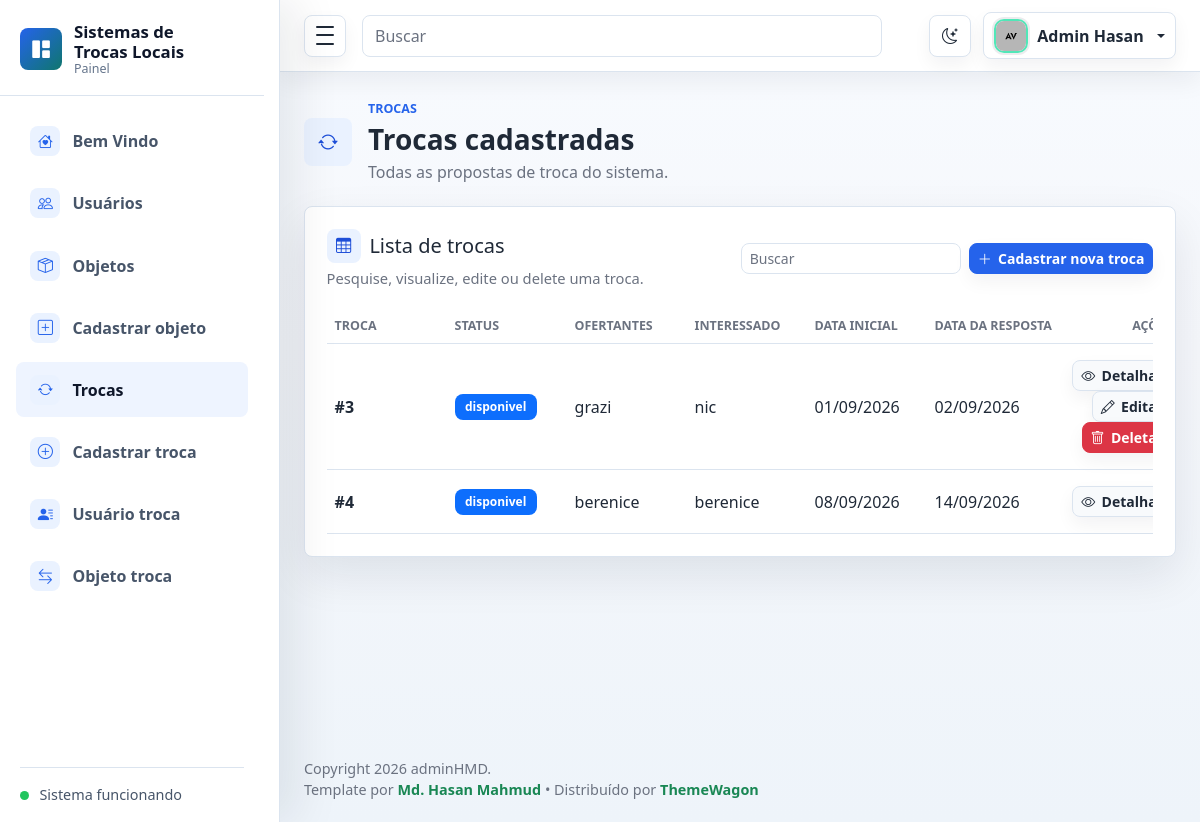
Screenshot of /trocas/listar/ (signed in) with the database file from the repository.
### trocas/models.py (models this page shows, shortened)
class Troca(models.Model):
    status = models.CharField(max_length=20)
    ofertantes = models.CharField(max_length=100)
    data_inicial = models.DateField()
    data_resposta = models.DateField(null=True, blank=True)
    interessado = models.CharField(max_length=100)
    usuarios = models.ManyToManyField(
        'usuario.Usuario',
        through='UsuarioTroca.UsuarioTroca',
        related_name='trocas'
    )
    objetos = models.ManyToManyField(
        'objetos.Objeto',
        through='ObjetoTroca.ObjetoTroca',
        related_name='trocas'
    )

### trocas/views.py (the view)
# urls.py: path("listar/", views.listar_trocas, name="listar_trocas"),
@login_required
@permission_required('trocas.view_troca', raise_exception=True)
def listar_trocas(request):
    trocas = list(Troca.objects.all())
    minhas = set(
        Troca.objects.filter(usuarios__pk=request.user.pk).values_list('pk', flat=True)
    )
    for troca in trocas:
        troca.pode_alterar = request.user.is_superuser or troca.pk in minhas
    return render(request, 'trocas/listar.html', {'trocas': trocas})

### trocas/templates/trocas/listar.html (shortened to what this page needs)
{% extends "base.html" %}
{% block nav_trocas %}active{% endblock %}
{% block page_heading %}
<div class="page-heading">
  <div class="page-heading-copy">
    <span class="page-icon"><i class="bi bi-arrow-repeat" aria-hidden="true"></i></span>
    <div>
      <p class="eyebrow mb-1">Trocas</p>
      <h1 class="h3 mb-1">Trocas cadastradas</h1>
      <p class="text-muted mb-0">Todas as propostas de troca do sistema.</p>
    </div>
  </div>
</div>
{% endblock %}
{% block content %}
<section class="panel">
  <div class="panel-header">
    <div>
      <h2 class="h5 mb-1 section-title"><i class="bi bi-table" aria-hidden="true"></i><span>Lista de trocas</span></h2>
      <p class="text-muted mb-0">Pesquise, visualize, edite ou delete uma troca.</p>
    </div>
    <div class="d-flex gap-2">
      <input class="form-control form-control-sm table-search" type="search" placeholder="Buscar" data-table-search="trocasTable" aria-label="Buscar trocas">
      <a href="{% url 'trocas:criar_troca' %}" class="btn btn-primary btn-sm text-nowrap"><i class="bi bi-plus-lg" aria-hidden="true"></i> Cadastrar nova troca</a>
    </div>
  </div>
  {% if trocas %}
  <div class="table-responsive">
    <table class="table align-middle mb-0" id="trocasTable" data-searchable-table>
      <thead>
        <tr>
          <th>Troca</th>
          <th>Status</th>
          <th>Ofertantes</th>
          <th>Interessado</th>
          <th>Data inicial</th>
          <th>Data da resposta</th>
          <th class="text-end">Ações</th>
        </tr>
      </thead>
      <tbody>
        {% for troca in trocas %}
        <tr>
          <td class="fw-semibold">#{{ troca.id }}</td>
          <td><span class="badge text-bg-primary">{{ troca.status }}</span></td>
          <td>{{ troca.ofertantes }}</td>
          <td>{{ troca.interessado }}</td>
          <td>{{ troca.data_inicial|date:"d/m/Y" }}</td>
          <td>{{ troca.data_resposta|date:"d/m/Y"|default:"-" }}</td>
          <td class="text-end">
            <a href="{% url 'trocas:detalhar_troca' troca.id %}" class="btn btn-light btn-sm"><i class="bi bi-eye" aria-hidden="true"></i> Detalhar</a>
            {% if troca.pode_alterar %}
            <a href="{% url 'trocas:editar_troca' troca.id %}" class="btn btn-light btn-sm"><i class="bi bi-pencil" aria-hidden="true"></i> Editar</a>
            <a href="{% url 'trocas:deletar_troca' troca.id %}" class="btn btn-danger btn-sm" onclick="return confirm('Deseja realmente deletar esta troca?');"><i class="bi bi-trash" aria-hidden="true"></i> Deletar</a>
            {% endif %}
          </td>
        </tr>
        {% endfor %}
      </tbody>
    </table>
  </div>
  {% else %}
  <p class="text-muted mb-0">Nenhuma troca cadastrada.</p>
  {% endif %}
</section>
{% endblock %}

### adminhmd-v1.0.0/assets/css/style.css (style rules this page uses)
:root { --sidebar-width: 280px; --sidebar-mini-width: 84px; --admin-bg: #f5f7fb; --admin-surface: #ffffff; --admin-surface-soft: #f8fafc; --admin-border: #dbe4ef; --admin-text: #1f2937; --admin-muted: #6b7280; --admin-primary: #2563eb; --admin-primary-dark: #1d4ed8; --admin-success: #0f766e; --admin-warning: #d97706; --admin-danger: #dc2626; --admin-sidebar: #111827; --admin-sidebar-soft: #1f2937; --admin-shadow-sm: 0 10px 24px rgba(15, 23, 42, 0.06); --admin-shadow: 0 18px 46px rgba(15, 23, 42, 0.09); --admin-shadow-lg: 0 26px 70px rgba(15, 23, 42, 0.12); --admin-ring: 0 0 0 4px rgba(37, 99, 235, 0.12); }
* { box-sizing: border-box; }
html { min-height: 100%; }
body { min-height: 100vh; margin: 0; background: linear-gradient(180deg, #f8fbff 0%, var(--admin-bg) 42%, #eef4fa 100%); color: var(--admin-text); font-family: "Segoe UI", Arial, sans-serif; }
a { text-decoration: none; }
.page-heading, .panel-header, .metric-top { display: flex; align-items: center; justify-content: space-between; gap: 1rem; }
.page-heading { margin-bottom: 1.35rem; }
.page-heading h1 { font-weight: 800; letter-spacing: 0; }
.eyebrow { color: var(--admin-primary); font-size: 0.78rem; font-weight: 800; text-transform: uppercase; }
.btn { border-radius: 8px; font-weight: 700; box-shadow: 0 8px 18px rgba(15, 23, 42, 0.05); transition: border-color 0.16s ease, background 0.16s ease, box-shadow 0.16s ease, transform 0.16s ease; }
.btn-primary { border-color: var(--admin-primary); background: var(--admin-primary); }
.metric-card, .panel { border: 1px solid var(--admin-border); border-radius: 8px; background: var(--admin-surface); box-shadow: var(--admin-shadow); }
.panel { padding: 1.35rem; transition: border-color 0.18s ease, box-shadow 0.18s ease; }
.panel-header { margin-bottom: 1.25rem; }
.panel-header p { font-size: 0.92rem; }
.table { --bs-table-bg: transparent; }
.table thead th { color: var(--admin-muted); font-size: 0.78rem; text-transform: uppercase; white-space: nowrap; }
.table tbody td { min-width: 120px; padding-top: 1rem; padding-bottom: 1rem; }
.table tbody tr { transition: background 0.16s ease; }
.badge { border-radius: 8px; padding: 0.45rem 0.65rem; }
.table-search { width: min(260px, 100%); border-color: var(--admin-border); border-radius: 8px; }
.page-heading-copy { display: flex; align-items: center; justify-content: flex-start; gap: 1rem; min-width: 0; }
.page-icon, .section-title i { display: inline-grid; place-items: center; flex: 0 0 auto; border-radius: 8px; background: #eaf2ff; color: var(--admin-primary-dark); }
.page-icon { width: 48px; height: 48px; font-size: 1.25rem; }
.section-title { display: inline-flex; align-items: center; gap: 0.55rem; }
.section-title i { width: 34px; height: 34px; font-size: 0.95rem; }
.btn { display: inline-flex; align-items: center; justify-content: center; gap: 0.4rem; }
.btn-light { border-color: var(--admin-border); background: var(--admin-surface-soft); color: var(--admin-text); }
.form-control, .form-select { border-color: var(--admin-border); background-color: var(--admin-surface); color: var(--admin-text); }
.form-control::placeholder { color: var(--admin-muted); }
.text-muted { color: var(--admin-muted) !important; }
html[data-theme="light"] { color-scheme: light; }
body, .admin-navbar, .admin-sidebar, .admin-main, .metric-card, .panel, .auth-card, .error-card, .dropdown-menu, .modal-content, .form-control, .form-select { transition: background-color 0.18s ease, border-color 0.18s ease, color 0.18s ease, box-shadow 0.18s ease; }
.table { --bs-table-color: var(--admin-text); --bs-table-border-color: var(--admin-border); color: var(--admin-text); }
html:not([data-theme="dark"]) { --admin-sidebar: #ffffff; --admin-sidebar-soft: #eef4ff; --admin-sidebar-border: #dbe4ef; --admin-sidebar-text: #475569; --admin-sidebar-text-strong: #0f172a; --admin-sidebar-muted: #64748b; --admin-sidebar-icon-bg: #eaf2ff; --admin-sidebar-icon: #2563eb; --admin-sidebar-shadow: 18px 0 42px rgba(15, 23, 42, 0.08); }

### rows the page displays
Troca: id "3", status "disponivel", ofertantes "grazi", interessado "nic", data_inicial "01/09/2026", data_resposta "02/09/2026", shows "Editar"
Troca: id "4", status "disponivel", ofertantes "berenice", interessado "berenice", data_inicial "08/09/2026", data_resposta "14/09/2026"
